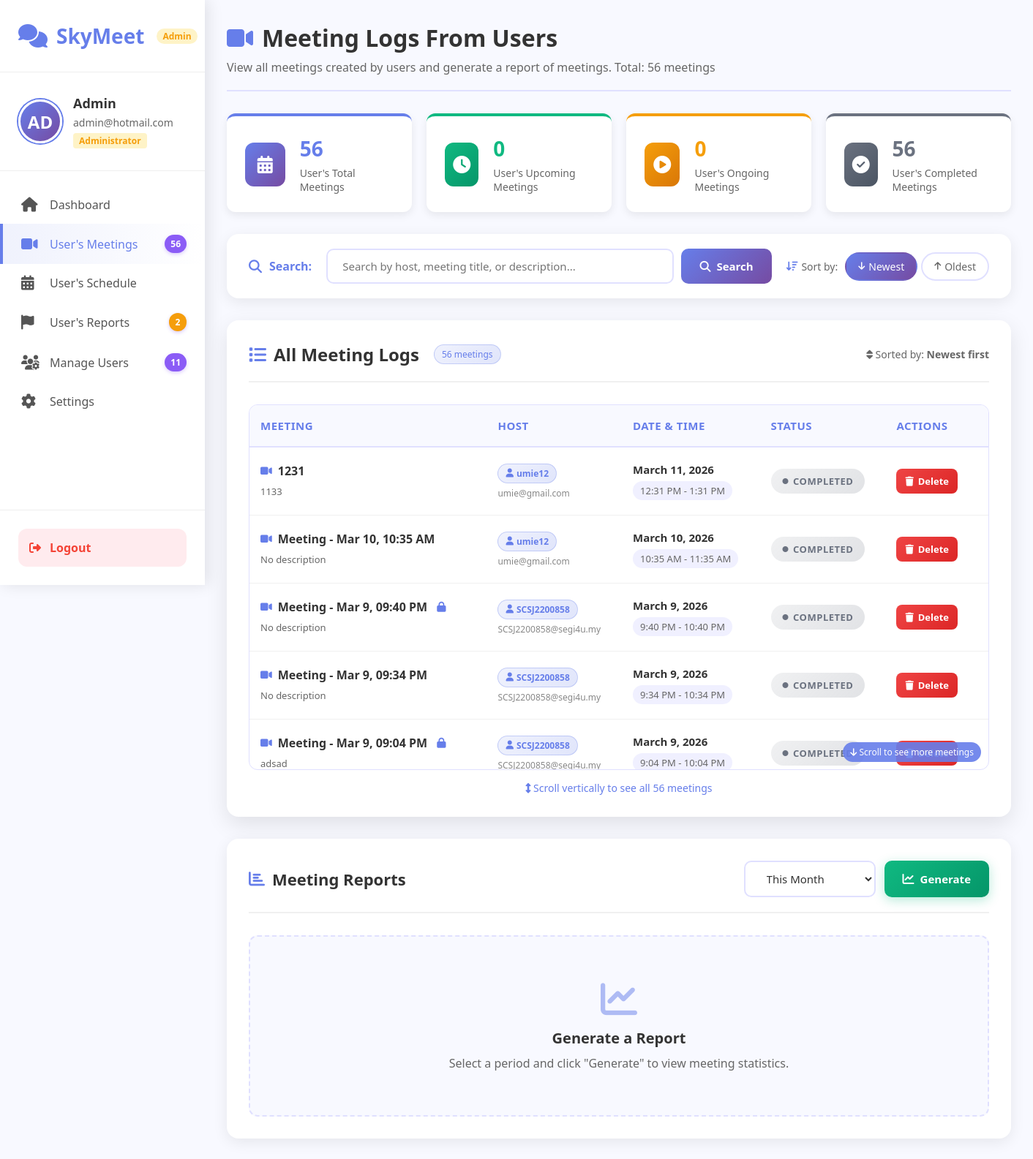
Page /admin_meetings.php (signed in) on the committed database.
### tables this page shows
CREATE TABLE `users` (
  `id` int(11) NOT NULL,
  `username` varchar(100) DEFAULT NULL,
  `email` varchar(100) NOT NULL,
  `education_level` varchar(50) DEFAULT NULL,
  `program` varchar(100) DEFAULT NULL,
  `semester` varchar(20) DEFAULT NULL,
  `year` varchar(10) DEFAULT NULL,
  `student_id` varchar(50) DEFAULT NULL,
  `password` varchar(255) NOT NULL,
  `role` varchar(20) DEFAULT 'user',
  `created_at` timestamp NOT NULL DEFAULT current_timestamp(),
  `profile_photo` varchar(255) DEFAULT NULL,
  `last_activity` timestamp NULL DEFAULT NULL
);

CREATE TABLE `meetings` (
  `id` int(11) NOT NULL,
  `title` varchar(200) NOT NULL,
  `description` text DEFAULT NULL,
  `host_id` int(11) NOT NULL,
  `meeting_date` date NOT NULL,
  `start_time` time NOT NULL,
  `end_time` time NOT NULL,
  `participants` text DEFAULT NULL,
  `status` enum('scheduled','ongoing','completed','cancelled') DEFAULT 'scheduled',
  `room_id` varchar(100) NOT NULL,
  `password` varchar(255) DEFAULT NULL,
  `is_password_protected` tinyint(1) DEFAULT 0,
  `created_at` timestamp NOT NULL DEFAULT current_timestamp(),
  `updated_at` timestamp NOT NULL DEFAULT current_timestamp() ON UPDATE current_timestamp(),
  `username` varchar(50) NOT NULL
);

### admin_meetings.php (the view, shortened to what the rows shown need)
<?php
require_once 'connect.php';
$user_id = $_SESSION['user_id'];
$username = $_SESSION['username'];
require_once 'profile_utils.php';
$user = getCurrentUser($conn, $user_id);
$search_query = isset($_GET['search']) ? trim($_GET['search']) : '';
$sort_order = isset($_GET['sort']) ? $_GET['sort'] : 'newest';
function getMeetingStatus($meeting_date, $start_time, $end_time) {
    $now = time();
    $meeting_start_str = $meeting_date . ' ' . $start_time;
    $meeting_end_str = $meeting_date . ' ' . $end_time;
    $meeting_start = strtotime($meeting_start_str);
    $meeting_end = strtotime($meeting_end_str);
    if ($now < $meeting_start) {
        return 'upcoming';
    } elseif ($now >= $meeting_start && $now <= $meeting_end) {
        return 'ongoing';
    } else {
        return 'completed';
    }
}
function formatTime($time) {
    if (preg_match('/^\d{1,2}:\d{2}(:\d{2})?$/', $time)) {
        return date('g:i A', strtotime($time));
    }
    return date('g:i A', strtotime($time));
}
function formatDate($date) {
    return date('F j, Y', strtotime($date));
}
$meetings_table_exists = false;
$check_table = $conn->query("SHOW TABLES LIKE 'meetings'");
if ($check_table && $check_table->num_rows > 0) {
    $meetings_table_exists = true;
}
$all_meetings = [];
$total_meetings = 0;
if ($meetings_table_exists) {
    $sql = "SELECT m.*,
                   u.username as host_username,
                   u.email as host_email,
                   m.is_password_protected
            FROM meetings m
            LEFT JOIN users u ON m.host_id = u.id
            WHERE 1=1";
    if ($sort_order === 'oldest') {
        $sql .= " ORDER BY m.meeting_date ASC, m.start_time ASC";
    } else {
        $sql .= " ORDER BY m.meeting_date DESC, m.start_time DESC";
    }
    if ($stmt = $conn->prepare($sql)) {
        $stmt->execute();
        $result = $stmt->get_result();
        if ($result) {
            $all_meetings = $result->fetch_all(MYSQLI_ASSOC);
            $total_meetings = count($all_meetings);
        }
    }
}
?>
<!DOCTYPE html>
<html lang="en">
<head>
    <link rel="stylesheet" href="https://cdnjs.cloudflare.com/ajax/libs/font-awesome/6.4.0/css/all.min.css">
</head>
<body>
    <div class="dashboard-container">
        <div class="sidebar">
            <div class="logo">
                <h1><i class="fas fa-comments"></i> SkyMeet <span>Admin</span></h1>
            </div>
            <div class="user-profile">
                <div class="user-info">
                    <h3><?php echo htmlspecialchars($username); ?></h3>
                    <p><?php echo htmlspecialchars($user['email'] ?? 'Admin'); ?></p>
                    <span class="user-role">Administrator</span>
                </div>
            </div>
        </div>
        <div class="main-content">
            <div class="page-header">
                <div>
                    <h1>
                        <i class="fas fa-video"></i>
                        Meeting Logs From Users
                    </h1>
                </div>
            </div>
            <div class="meetings-container">
                <div class="section-header">
                    <h2>
                        <i class="fas fa-list"></i>
                        <?php if (!empty($search_query)): ?>
                            Search Results
                        <?php else: ?>
                            All Meeting Logs
                        <?php endif; ?>
                        <?php if ($total_meetings > 0): ?>
                            <span class="row-count-badge"><?php echo $total_meetings; ?> meeting<?php echo $total_meetings > 1 ? 's' : ''; ?></span>
                        <?php endif; ?>
                    </h2>
                </div>
                <?php if (empty($all_meetings)): ?>
                    <div class="empty-state">
                        <i class="fas fa-calendar-times"></i>
                        <h3>No Meetings Found</h3>
                        <p>
                            <?php if (!empty($search_query)): ?>
                                No meetings match your information "<?php echo htmlspecialchars($search_query); ?>".
                                <br>
                                <a href="admin_meetings.php" style="color: #667eea; text-decoration: none;">Clear search</a> to see all meetings.
                            <?php else: ?>
                                No meetings have been created yet. Users can create meetings to get started!
                            <?php endif; ?>
                        </p>
                    </div>
                <?php else: ?>
                    <div class="table-container" id="tableContainer">
                        <table class="meetings-table">
                            <thead>
                                <tr>
                                    <th>Meeting</th>
                                    <th>Host</th>
                                    <th>Date & Time</th>
                                    <th>Status</th>
                                    <th>Actions</th>
                                </tr>
                            </thead>
                            <tbody>
                                <?php foreach ($all_meetings as $meeting):
                                    $status = getMeetingStatus($meeting['meeting_date'], $meeting['start_time'], $meeting['end_time']);
                                    $host_name = $meeting['host_username'] ?? 'Unknown User';
                                    $host_email = $meeting['host_email'] ?? '';
                                    $is_protected = isset($meeting['is_password_protected']) && $meeting['is_password_protected'] == 1;
                                ?>
                                <tr>
                                    <td class="meeting-title-cell">
                                        <div class="meeting-title">
                                            <i class="fas fa-video"></i>
                                            <?php echo htmlspecialchars($meeting['title']); ?>
                                            <?php if ($is_protected): ?>
                                                <i class="fas fa-lock password-lock" title="Password Protected Meeting"></i>
                                            <?php endif; ?>
                                        </div>
                                        <div class="meeting-description">
                                            <?php echo htmlspecialchars($meeting['description'] ?: 'No description'); ?>
                                        </div>
                                    </td>
                                    <td>
                                        <div class="host-badge">
                                            <i class="fas fa-user"></i>
                                            <?php echo htmlspecialchars($host_name); ?>
                                        </div>
                                        <div style="font-size: 12px; color: #888; margin-top: 5px;">
                                            <?php echo htmlspecialchars($host_email); ?>
                                        </div>
                                    </td>
                                    <td>
                                        <div class="meeting-date">
                                            <?php echo formatDate($meeting['meeting_date']); ?>
                                        </div>
                                        <div class="meeting-time">
                                            <?php echo formatTime($meeting['start_time']); ?> - <?php echo formatTime($meeting['end_time']); ?>
                                        </div>
                                    </td>
                                    <td>
                                        <span class="status-badge status-<?php echo $status; ?>">
                                            <i class="fas fa-circle" style="font-size: 8px;"></i>
                                            <?php echo ucfirst($status); ?>
                                        </span>
                                    </td>
                                    <td>
                                        <div class="action-buttons">
                                            <button onclick="confirmDelete(<?php echo $meeting['id']; ?>, '<?php echo htmlspecialchars(addslashes($meeting['title'])); ?>', '<?php echo htmlspecialchars(addslashes($host_name)); ?>')"
                                                    class="action-btn btn-delete" title="Delete Meeting">
                                                <i class="fas fa-trash"></i> Delete
                                            </button>
                                        </div>
                                    </td>
                                </tr>
                                <?php endforeach; ?>
                            </tbody>
                        </table>
                    </div>
                <?php endif; ?>
            </div>
            <div class="report-section">
                <div class="report-header">
                    <h2>
                        <i class="fas fa-chart-bar"></i>
                        Meeting Reports
                    </h2>
                </div>
            </div>
        </div>
    </div>
</body>
</html>

### rows in the picture
users: email "admin@hotmail.com"
meetings: title "1231", description "1133", users.username "umie12", users.email "umie@gmail.com", meeting_date "March 11, 2026", start_time "12:31 PM", end_time "1:31 PM", status "COMPLETED"
meetings: title "Meeting - Mar 10, 10:35 AM", description "No description", users.username "umie12", users.email "umie@gmail.com", meeting_date "March 10, 2026", start_time "10:35 AM", end_time "11:35 AM", status "COMPLETED"
meetings: title "Meeting - Mar 9, 09:40 PM", is_password_protected 1 (drawn), description "No description", users.username "SCSJ2200858", users.email "SCSJ2200858@segi4u.my", meeting_date "March 9, 2026", start_time "9:40 PM", end_time "10:40 PM", status "COMPLETED"
meetings: title "Meeting - Mar 9, 09:34 PM", description "No description", users.username "SCSJ2200858", users.email "SCSJ2200858@segi4u.my", meeting_date "March 9, 2026", start_time "9:34 PM", end_time "10:34 PM", status "COMPLETED"
meetings: title "Meeting - Mar 9, 09:04 PM", is_password_protected 1 (drawn), description "adsad", users.username "SCSJ2200858", users.email "SCSJ2200858@segi4u.my", meeting_date "March 9, 2026", start_time "9:04 PM", end_time "10:04 PM", status "COMPLETED"

### other values in the picture
getInitials($username) "AD"
$username "Admin"
$total_meetings_badge "56"
$pending_reports_count "2"
$total_users "11"
$total_meetings "56"
$upcoming_count "0"
$ongoing_count "0"
$completed_count "56"
